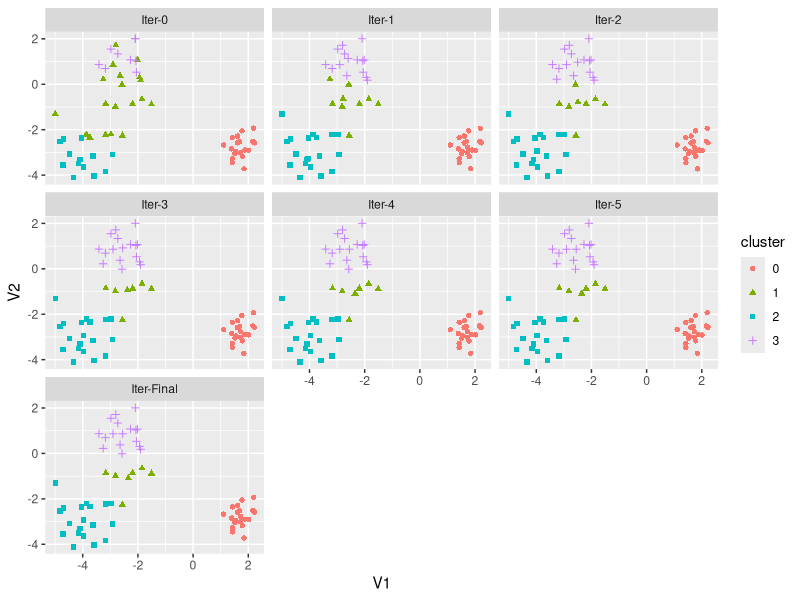

Write the R code that produced this figure. (Note: this script raises an error after producing the figure.)
#!/usr/bin/env Rscript

library(ggplot2)
library(gridExtra)


X <- read.delim("./output/result.csv", sep=",", header=FALSE)
X$cluster <- as.factor(X$V3)
summary(X)

p <-ggplot(aes(V1,V2), data=X) + 
	geom_point(aes(shape = cluster, color = cluster)) + 
	facet_wrap( ~ V4) +
ggsave(file="./img/iters.png", width=6, height=8, dpi=100)


Y <- read.delim("./output/error.csv", sep=",", header=FALSE)
summary(Y)
p1 <-ggplot(aes(V1, V2), data=Y) +
	geom_point(color = "blue") +
	geom_line(color = "blue") +
	scale_y_log10() + 
	xlab("Iteration") +
	ylab("Norm Error")
ggsave(file="./img/error.png", width=4, height=4, dpi=100)
